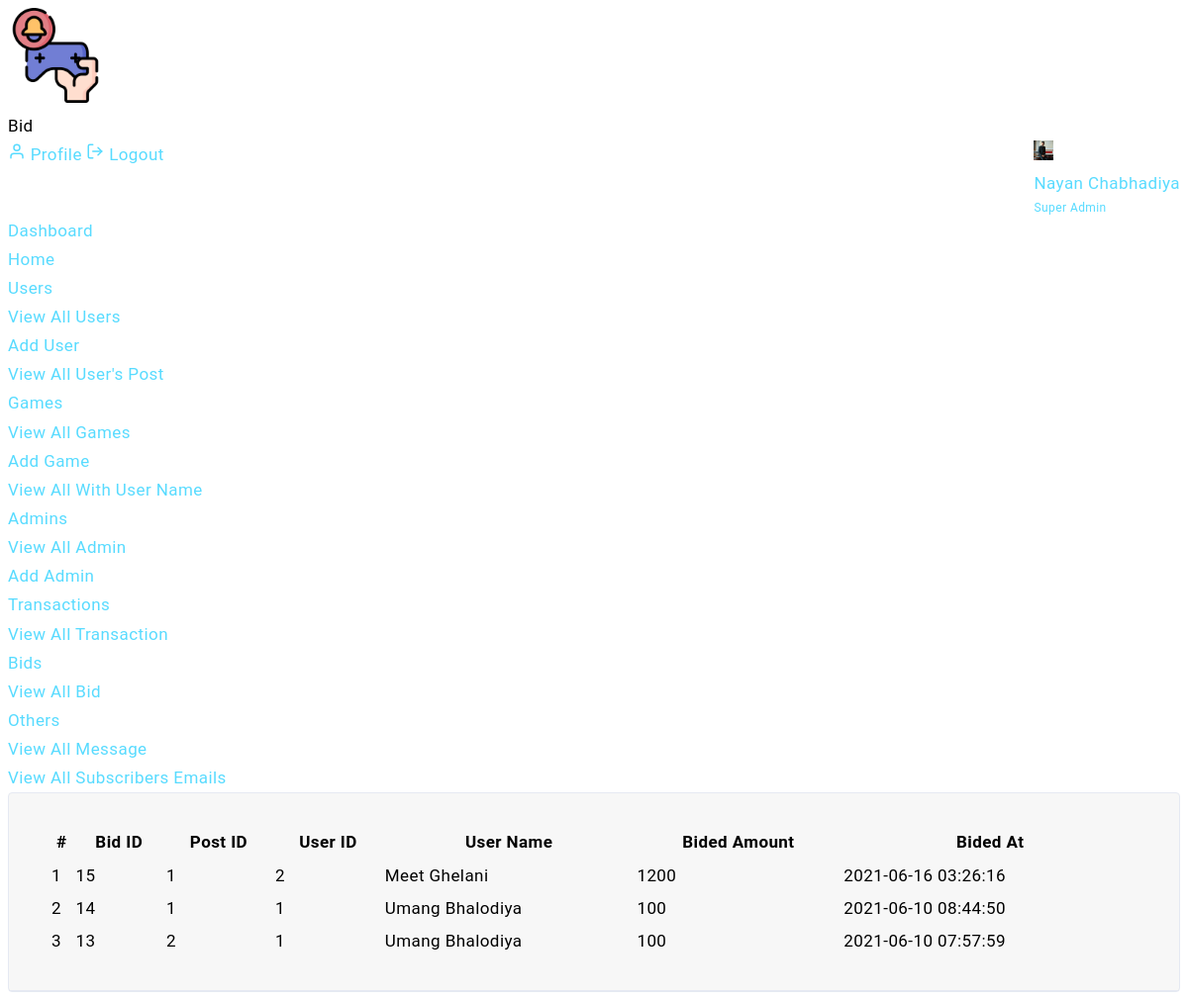
/admin/bid_list.php (signed in), run on the app's committed database.
### tables this page shows
CREATE TABLE `bids` (
  `id` int(11) NOT NULL,
  `post_id` int(11) NOT NULL,
  `user_id` int(11) NOT NULL,
  `user_name` varchar(255) NOT NULL,
  `amount` int(11) NOT NULL,
  `created_at` timestamp NOT NULL DEFAULT current_timestamp()
);

### admin/bid_list.php (the view, shortened to what this page needs)
<?php
include "../connection.php";
$admin_profile = $_SESSION['admin_email'];
  $admin_query = "SELECT * FROM admin WHERE email='$admin_profile'";
  $admin_data = mysqli_query($conn,$admin_query);
  $admin_result = mysqli_fetch_assoc($admin_data);
  $bid_list_query = "SELECT * FROM bids ORDER BY id DESC";
  $bid_list_data = mysqli_query($conn,$bid_list_query);
  $cnt=1;
?>
<?php include "includes/admin_top.php"; ?>
<div class="header">
    <div class="header-content">
        <nav class="navbar navbar-expand">
            <div class="collapse navbar-collapse justify-content-between">
                <div class="header-left">
                    <div class="dashboard_bar">
                        Bid
                    </div>
                </div>
                <ul class="navbar-nav header-right">
                    <li class="nav-item dropdown header-profile">
                        <a class="nav-link" href="#" role="button" data-toggle="dropdown">
                            <img src="<?php echo $admin_result['profile_pic']; ?>" width="20" alt=""/>
                            <div class="header-info">
                                 <span><?php echo $admin_result['name']; ?></span>
                                 <small>Super Admin</small>
                            </div>
                        </a>
                        <div class="dropdown-menu dropdown-menu-right">
                            <a href="admin-profile.php" class="dropdown-item ai-icon">
                                <span class="ml-2">Profile </span>
                            </a>
                            <a href="../logout.php" class="dropdown-item ai-icon">
                                <span class="ml-2">Logout </span>
                            </a>
                        </div>
                    </li>
                </ul>
            </div>
        </nav>
    </div>
</div>
    <?php include 'includes/admin_sidebar.php'; ?>
<div class="content-body">
    <div class="container-fluid">
      <div class="col-xxl-12">
        <div class="card">
            <div class="card-header d-block d-sm-flex border-0">
              <div class="card-body pr-2 pl-2">
                <table id="example" class="display" style="width:100%">
                  <thead>
                    <tr>
                      <th>#</th>
                      <th>Bid ID</th>
                      <th>Post ID</th>
                      <th>User ID</th>
                      <th>User Name</th>
                      <th>Bided Amount</th>
                      <th>Bided At</th>
                    </tr>
                  </thead>
                  <tbody>
                    <?php
                      while( $bid_list_result = mysqli_fetch_assoc($bid_list_data))
                      {
                    ?>
                    <tr>
                      <td><?php echo $cnt;?></td>
                      <td><?php echo $bid_list_result['id'];?></td>
                      <td><?php echo $bid_list_result['post_id'];?></td>
                      <td><?php echo $bid_list_result['user_id'];?></td>
                      <td><?php echo $bid_list_result['user_name'];?></td>
                      <td><?php echo $bid_list_result['amount'];?></td>
                      <td><?php echo $bid_list_result['created_at'];?></td>
                    </tr>
                    <?php
                      $cnt=$cnt+1;
                      }
                    ?>
                  </tbody>
                </table>
              </div>
            </div>
        </div>
      </div>
    </div>
</div>
    <?php include "includes/admin_bottom.php"; ?>

### data on the page
bids: id "15", post "1", user "2", user_name "Meet Ghelani", amount "1200", created_at "2021-06-16 03:26:16"
bids: id "14", post "1", user "1", user_name "Umang Bhalodiya", amount "100", created_at "2021-06-10 08:44:50"
bids: id "13", post "2", user "1", user_name "Umang Bhalodiya", amount "100", created_at "2021-06-10 07:57:59"

### other printed values
$admin_result['name'] "Nayan Chabhadiya"
